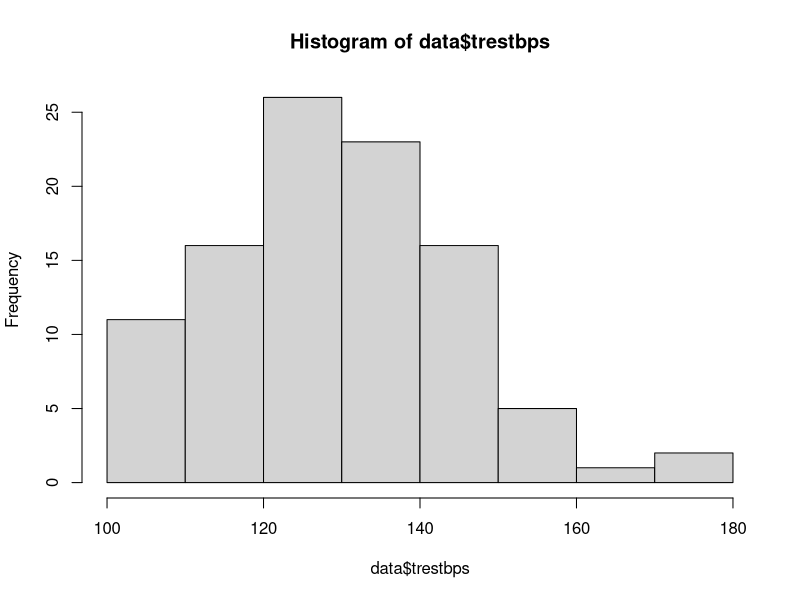
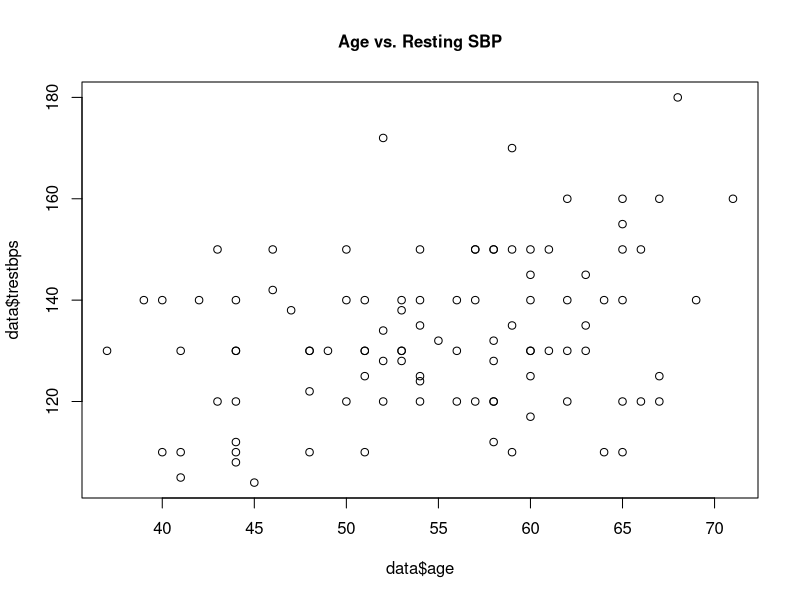
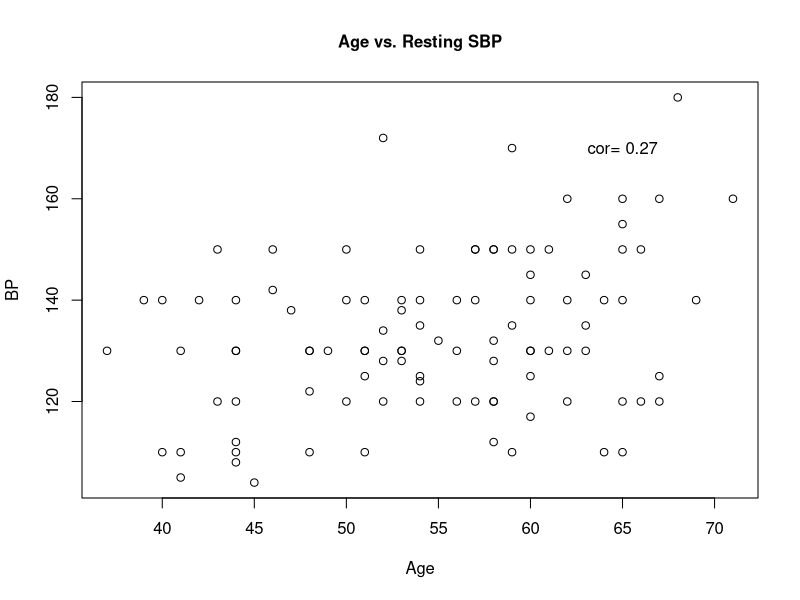
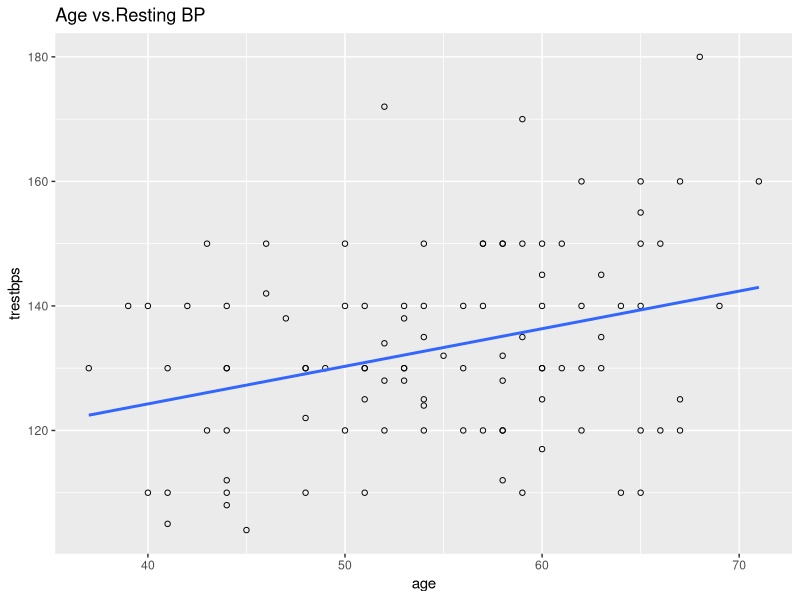
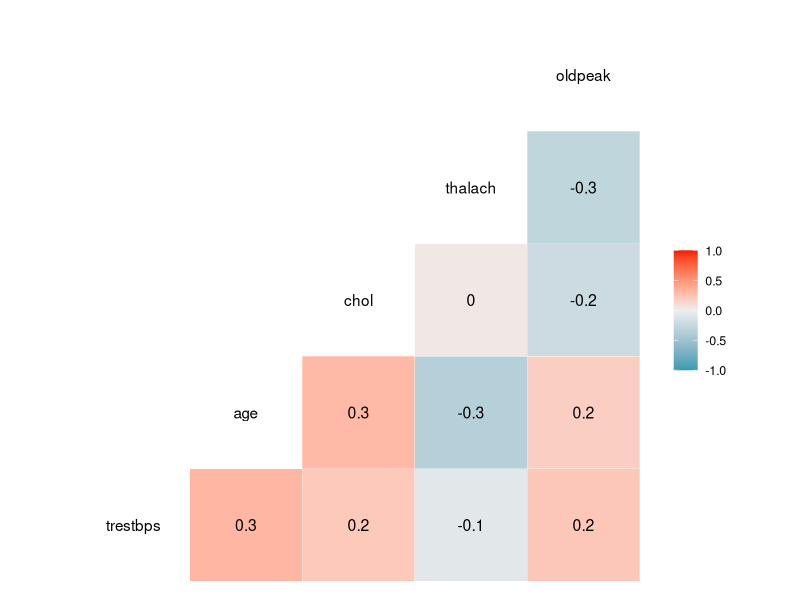
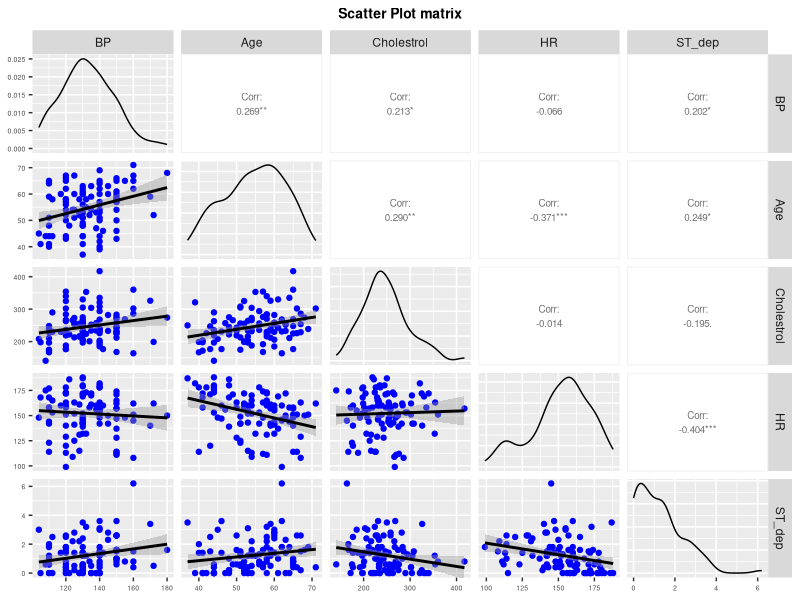

The R source for these figures, in order:
## ---- chunk 1
knitr::opts_chunk$set(echo = TRUE, warning = FALSE)
## ---- chunk 2
# Run but not echoed as we can't load data between different Rmd files when knitting (this may change when converting to the swc style?)
data <- read.csv("data/data.csv",sep=",", header=TRUE, stringsAsFactors = TRUE)
data$ID <-as.factor(data$ID)
data$sex <- factor(data$sex,levels=c(0,1), labels = c( "Female","Male"))
data$fbs <- factor(data$fbs,levels=c(0,1), labels = c("<120", ">120"))
data$restecg <- factor(data$restecg,levels=c(0,1,2), labels = c("Normal", "ST Abnormality", "LVH"))
data$exang <- factor(data$exang,levels=c(0,1), labels = c("No", "Yes"))
data$slope <- factor(data$slope,levels=c(1,2,3), labels = c("Up-sloping", "Flat", "Down-sloping"))
data$cp <- factor(data$cp,levels=c(1,2,3,4), labels = c( "Typical angina","A-typical angina", "Non-Anginal pain", "Asymptomatic"))
data$class <- as.factor(data$class)
levels(data$class)[which(levels(data$class)=="0")] <- "No Disease"
levels(data$class)[which(levels(data$class)%in%c("1","2","3","4"))] <- "Disease"
## ---- chunk 3
hist(data$trestbps)
## ---- chunk 4
shapiro.test(data$trestbps)
## ---- chunk 5
correlation <- round(cor(data$trestbps,data$age,method="spearman"),2)
## ---- chunk 6
cor.test(data$trestbps,data$age,method="spearman")
## ---- chunk 7
plot(data$trestbps ~ data$age, main="Age vs. Resting SBP", cex.main=1)
## ---- chunk 8
plot(data$trestbps~data$age,
     main="Age vs. Resting SBP",
     cex.main=1,
     cex.lab=1,
     xlab="Age",
     ylab="BP",
     cex=1,
     pch=1)

text(x=65,
     y=170,
     label=paste("cor=",correlation))
## ---- chunk 9
library(ggplot2)
ggplot(data, aes(x=age, y=trestbps)) +
  geom_point(shape=1) +
  geom_smooth(method=lm,se=F)+
  ggtitle("Age vs.Resting BP")
## ---- chunk 10
mydata <- data[-c(12)]

cont <- as.vector(which(sapply(mydata,is.numeric)))
## ---- chunk 11
round(cor(mydata$trestbps, mydata[,cont], method="spearman",use="pairwise.complete.obs"),2)
## ---- chunk 12
myvars <- c("trestbps", "age", "chol",  "thalach", "oldpeak")
newdata <- data[myvars]

library(GGally)
ggcorr(newdata, palette = "RdBu", label = TRUE)
## ---- chunk 13
ggpairs(newdata, columns=1:5, columnLabels = c("BP","Age","Cholestrol","HR","ST_dep"), 
        lower = list(continuous = wrap( "smooth",colour="blue")),upper = list(continuous = wrap("cor", method = "spearman", size = 2.5))) + 
  ggtitle("Scatter Plot matrix") +
  theme(axis.text=element_text(size=5),
        axis.title = element_text(size=5),
        plot.title = element_text(size=10,face="bold",hjust = 0.5))
